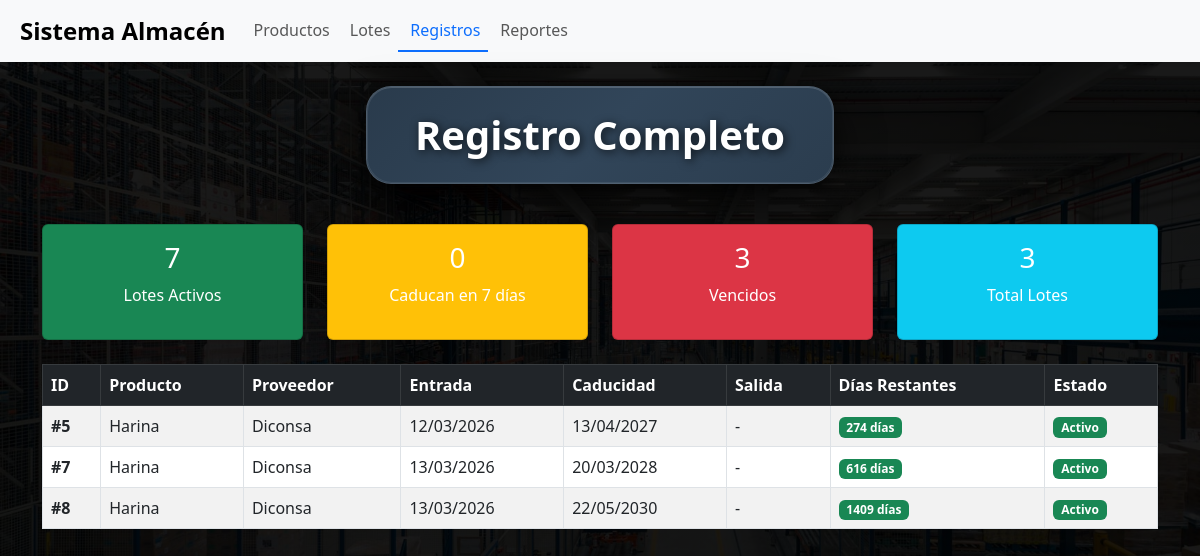
The app's page /registro.php?id_producto=2 with its own data.
### tables this page shows
CREATE TABLE `lotes` (
  `id_lote` int NOT NULL,
  `producto_id` int DEFAULT NULL,
  `proveedor_id` int DEFAULT NULL,
  `fecha_entrada` date DEFAULT NULL,
  `fecha_caducidad` date DEFAULT NULL,
  `fecha_salida` date DEFAULT NULL,
  `estado` tinyint(1) NOT NULL DEFAULT '1'
);

CREATE TABLE `productos` (
  `id_producto` int NOT NULL,
  `nombre_comercial` varchar(100) NOT NULL,
  `nombre_comun` varchar(100) DEFAULT NULL,
  `unidad_id` int DEFAULT NULL,
  `categoria_producto` varchar(100) DEFAULT NULL,
  `estado` tinyint(1) NOT NULL DEFAULT '1'
);

CREATE TABLE `proveedor` (
  `id_proveedor` int NOT NULL,
  `nombre` varchar(50) NOT NULL,
  `estado` tinyint(1) NOT NULL DEFAULT '1'
);

### registro.php (the view, shortened to what this page needs)
<?php
include("common/conexion.php");
$id_producto= $_GET["id_producto"] ?? '';
$producto_sql= $id_producto === '' ? "": " AND l.producto_id = '$id_producto'";
$sql = "
SELECT l.id_lote, l.fecha_entrada, l.fecha_caducidad, l.fecha_salida, l.estado,
       p.nombre_comercial, pr.nombre AS nombre_proveedor, u.nombre_unidad,
       DATEDIFF(l.fecha_caducidad, CURDATE()) as dias_para_caducar
FROM lotes l
LEFT JOIN productos p ON l.producto_id = p.id_producto
LEFT JOIN proveedor pr ON l.proveedor_id = pr.id_proveedor
LEFT JOIN unidad_medida u ON p.unidad_id = u.id_unidad
WHERE l.estado = 1 $producto_sql
ORDER BY l.fecha_caducidad ASC
";
$result = $conn->query($sql);
$caducando = $conn->query("SELECT COUNT(*) as total FROM lotes WHERE DATEDIFF(fecha_caducidad, CURDATE()) BETWEEN 0 AND 7 AND estado = 1")->fetch_assoc()['total'];
$vencidos = $conn->query("SELECT COUNT(*) as total FROM lotes WHERE fecha_caducidad < CURDATE() AND estado = 1")->fetch_assoc()['total'];
$activos = $conn->query("SELECT COUNT(*) as total FROM lotes WHERE estado = 1")->fetch_assoc()['total'];
?>
<!DOCTYPE html>
<html lang="es">
<head>
    <link rel="stylesheet" href="css/bootstrap.min.css">
    <link rel="stylesheet" href="css/registro.css">
</head>
<body>
    <?php include("navbar.php"); ?>
    <div class="container py-4">
        <div class="titulo-contenedor">
            <h2>Registro Completo</h2>
        </div>
        <div class="row mb-4">
            <div class="col-md-3">
                <div class="card text-white bg-success">
                    <div class="card-body text-center">
                        <h3><?= $activos ?></h3>
                        <p>Lotes Activos</p>
                    </div>
                </div>
            </div>
            <div class="col-md-3">
                <div class="card text-white bg-warning">
                    <div class="card-body text-center">
                        <h3><?= $caducando ?></h3>
                        <p>Caducan en 7 días</p>
                    </div>
                </div>
            </div>
            <div class="col-md-3">
                <div class="card text-white bg-danger">
                    <div class="card-body text-center">
                        <h3><?= $vencidos ?></h3>
                        <p>Vencidos</p>
                    </div>
                </div>
            </div>
            <div class="col-md-3">
                <div class="card text-white bg-info">
                    <div class="card-body text-center">
                        <h3><?= $result->num_rows ?></h3>
                        <p>Total Lotes</p>
                    </div>
                </div>
            </div>
        </div>
        <table class="table table-bordered table-striped">
            <thead class="table-dark">
                <tr>
                    <th>ID</th>
                    <th>Producto</th>
                    <th>Proveedor</th>
                    <th>Entrada</th>
                    <th>Caducidad</th>
                    <th>Salida</th>
                    <th>Días Restantes</th>
                    <th>Estado</th>
                </tr>
            </thead>
            <tbody>
                <?php if ($result->num_rows > 0): ?>
                    <?php while ($row = $result->fetch_assoc()): ?>
                    <?php
                    $dias = $row['dias_para_caducar'];
                    $clase_fila = '';
                    ?>
                    <tr class="<?= $clase_fila ?>">
                        <td><strong>#<?= $row['id_lote'] ?></strong></td>
                        <td><?= htmlspecialchars($row['nombre_comercial']) ?></td>
                        <td><?= htmlspecialchars($row['nombre_proveedor']) ?></td>
                        <td><?= date('d/m/Y', strtotime($row['fecha_entrada'])) ?></td>
                        <td>
                            <?= date('d/m/Y', strtotime($row['fecha_caducidad'])) ?>
                        </td>
                        <td><?= $row['fecha_salida'] ? date('d/m/Y', strtotime($row['fecha_salida'])) : '-' ?></td>
                        <td>
                            <span class="badge <?= $dias <= 0 ? 'bg-danger' : ($dias <= 7 ? 'bg-warning' : 'bg-success') ?>">
                                <?= $dias > 0 ? $dias . ' días' : 'VENCIDO' ?>
                            </span>
                        </td>
                        <td>
                            <?php if ($row['estado'] == 1): ?>
                                <span class="badge bg-success">Activo</span>
                            <?php else: ?>
                                <span class="badge bg-secondary">Inactivo</span>
                            <?php endif; ?>
                        </td>
                    </tr>
                    <?php endwhile; ?>
                <?php else: ?>
                    <tr>
                        <td colspan="8" class="text-center text-white">No hay registros</td>
                    </tr>
                <?php endif; ?>
            </tbody>
        </table>
    </div>
</body>
</html>

### css/registro.css (style rules this page uses)
body { background-image: linear-gradient(rgba(0,0,0,0.9), rgba(0,0,0,0.9)), url('../imagenes/fondoPrin.jpg'); background-size: cover; background-repeat: no-repeat; background-position: center; background-attachment: fixed; }
.titulo-contenedor { background: linear-gradient(135deg, rgba(44, 62, 80, 0.95) 0%, rgba(52, 73, 94, 0.95) 50%, rgba(44, 62, 80, 0.98) 100%); backdrop-filter: blur(15px); border: 1px solid rgba(255, 255, 255, 0.15); border-radius: 25px; padding: 1.5rem 3rem; margin: 0 auto 2.5rem auto; text-align: center; box-shadow: 0 20px 45px rgba(0, 0, 0, 0.6), 0 5px 15px rgba(0, 0, 0, 0.4), inset 0 1px 0 rgba(255, 255, 255, 0.1); display: flex; justify-content: center; align-items: center; width: fit-content; max-width: 90%; position: relative; overflow: hidden; }
.titulo-contenedor::before { content: ''; position: absolute; top: 0; left: 0; right: 0; bottom: 0; border-radius: 25px; box-shadow: inset 0 0 0 1px rgba(255, 255, 255, 0.08); pointer-events: none; }
.titulo-contenedor h2 { color: white; font-weight: 700; text-shadow: 2px 2px 10px rgba(0,0,0,0.7); margin: 0; font-size: 2.5rem; text-align: center; }

### records on screen
lotes: id_lote "5", producto.nombre_comercial "Harina", proveedor.nombre "Diconsa", fecha_entrada "12/03/2026", fecha_caducidad "13/04/2027", dias "274", estado "Activo"
lotes: id_lote "7", producto.nombre_comercial "Harina", proveedor.nombre "Diconsa", fecha_entrada "13/03/2026", fecha_caducidad "20/03/2028", dias "616", estado "Activo"
lotes: id_lote "8", producto.nombre_comercial "Harina", proveedor.nombre "Diconsa", fecha_entrada "13/03/2026", fecha_caducidad "22/05/2030", dias "1409", estado "Activo"

### other values on screen
$activos "7"
$caducando "0"
$vencidos "3"
$result->num_rows "3"
